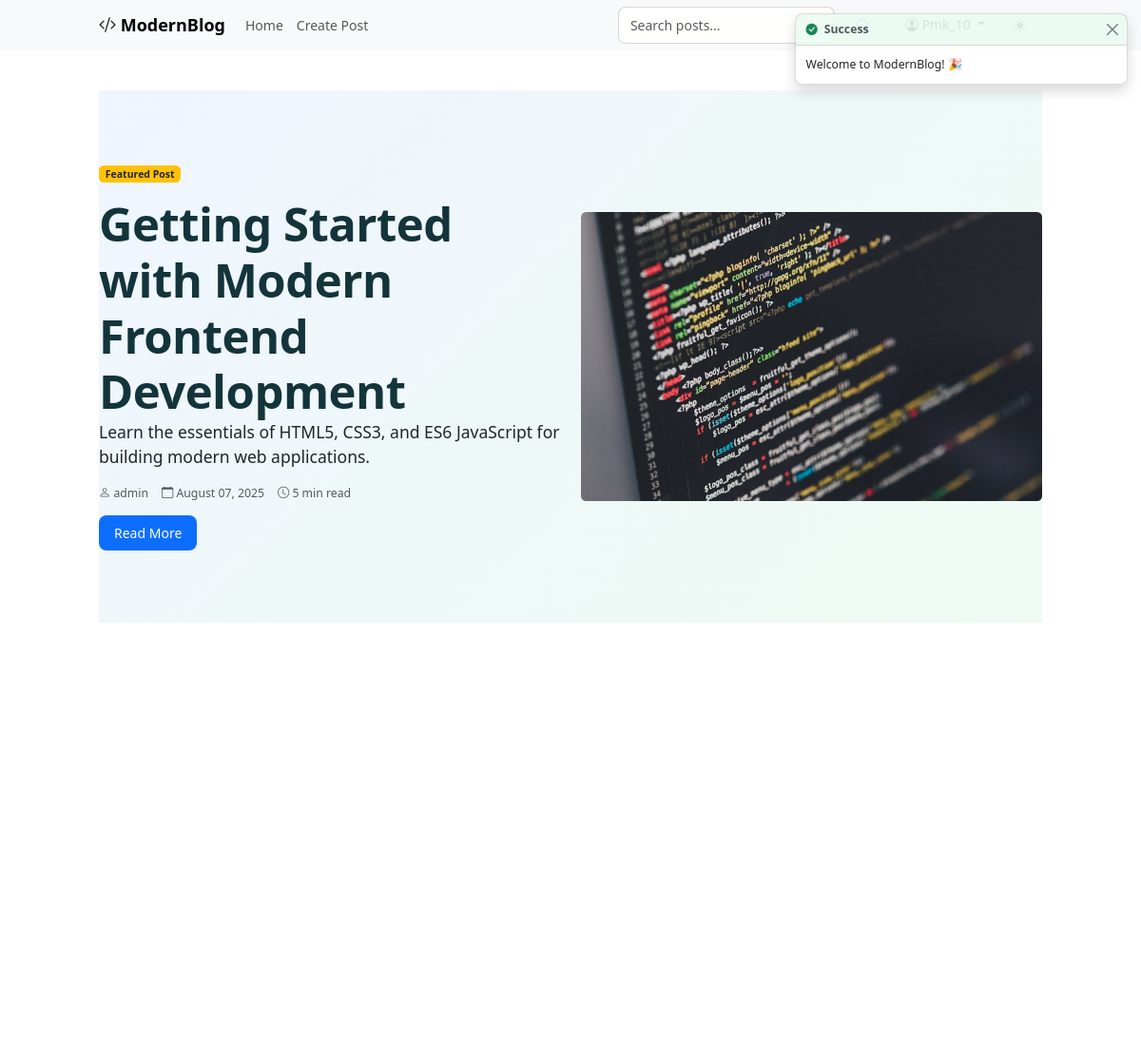
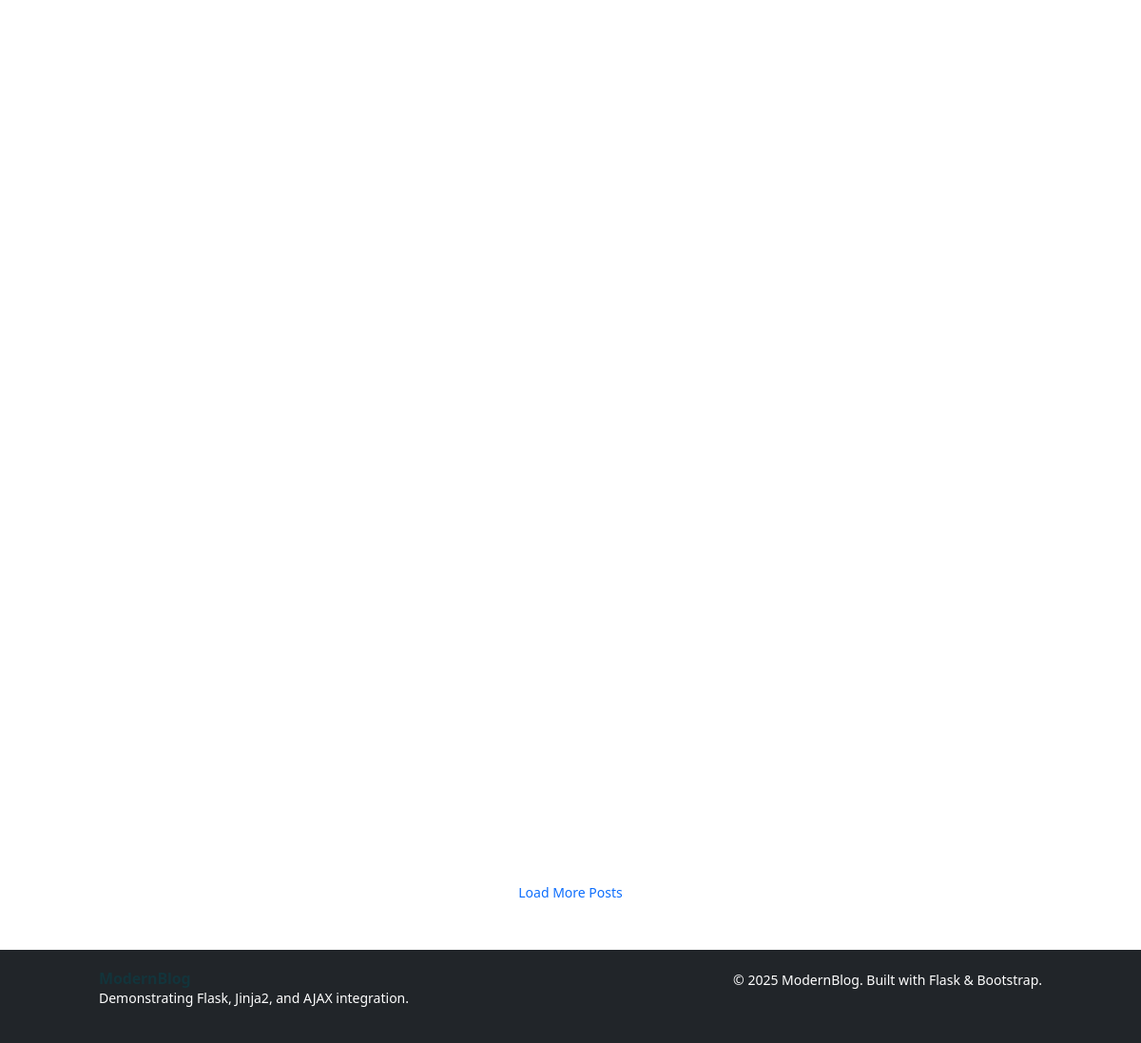
The app's page / (signed in) with its own data (2 pictures, top to bottom).
### models.py (models this page shows, shortened)
class User(UserMixin, db.Model):
    __tablename__ = 'user'
    id = db.Column(db.Integer, primary_key=True)
    username = db.Column(db.String(80), unique=True, nullable=False, index=True)
    email = db.Column(db.String(120), unique=True, nullable=False, index=True)
    password_hash = db.Column(db.String(255), nullable=False)
    first_name = db.Column(db.String(50))
    last_name = db.Column(db.String(50))
    bio = db.Column(db.Text)
    avatar_url = db.Column(db.String(200))
    is_active = db.Column(db.Boolean, default=True, nullable=False)
    is_admin = db.Column(db.Boolean, default=False, nullable=False)
    email_confirmed = db.Column(db.Boolean, default=False, nullable=False)
    date_created = db.Column(db.DateTime, default=datetime.utcnow, nullable=False)
    last_seen = db.Column(db.DateTime, default=datetime.utcnow)
    posts = db.relationship('BlogPost', backref='author', lazy='dynamic', cascade='all, delete-orphan')
    comments = db.relationship('Comment', backref='author', lazy='dynamic', cascade='all, delete-orphan')

class BlogPost(db.Model):
    __tablename__ = 'blog_post'
    id = db.Column(db.Integer, primary_key=True)
    title = db.Column(db.String(200), nullable=False, index=True)
    content = db.Column(db.Text, nullable=False)
    excerpt = db.Column(db.String(500))
    slug = db.Column(db.String(250), unique=True, index=True)
    meta_description = db.Column(db.String(160))
    featured_image = db.Column(db.String(200))
    published = db.Column(db.Boolean, default=True, nullable=False)
    featured = db.Column(db.Boolean, default=False, nullable=False)
    allow_comments = db.Column(db.Boolean, default=True, nullable=False)
    read_time = db.Column(db.String(20), default='5 min read')
    view_count = db.Column(db.Integer, default=0, nullable=False)
    date_created = db.Column(db.DateTime, default=datetime.utcnow, nullable=False, index=True)
    date_modified = db.Column(db.DateTime, default=datetime.utcnow, onupdate=datetime.utcnow)
    date_published = db.Column(db.DateTime)
    author_id = db.Column(db.Integer, db.ForeignKey('user.id'), nullable=False)
    category_id = db.Column(db.Integer, db.ForeignKey('category.id'), nullable=False)
    tags = db.relationship('Tag', secondary=post_tags, lazy='subquery',
                          backref=db.backref('posts', lazy=True))
    comments = db.relationship('Comment', backref='post', lazy='dynamic',
                              cascade='all, delete-orphan')

### app.py (the view)
@app.route('/')
def index():
    from models import BlogPost, Category, Tag
    featured_post = BlogPost.query.filter_by(featured=True).first()
    recent_posts = BlogPost.query.order_by(BlogPost.date_created.desc()).limit(6).all()
    categories = Category.query.all()
    tags = Tag.query.all()
    return render_template('index.html',
                         featured_post=featured_post,
                         recent_posts=recent_posts,
                         categories=categories,
                         tags=tags,
                         title='Home')

### app.py (called while the page is built)
def create_app():
    app = Flask(__name__)
    from config import get_config
    config_class = get_config()
    app.config.from_object(config_class)
    config_class.init_app(app)
    db.init_app(app)
    migrate.init_app(app, db)
    login_manager.init_app(app)
    login_manager.login_view = 'login'
    login_manager.login_message = 'Please log in to access this page.'
    login_manager.login_message_category = 'info'
    from models import User, BlogPost, Category, Tag, Comment
    @login_manager.user_loader
    def load_user(user_id):
        return User.query.get(int(user_id))
    with app.app_context():
        db.create_all()
        create_sample_data_if_needed()
    return app

### templates/index.html (shortened to what this page needs)
{% extends "base.html" %}
{% block content %}
<div class="container my-5">
    {% if featured_post %}
    <div class="hero-section mb-5">
        <div class="row align-items-center">
            <div class="col-lg-6">
                <div class="badge bg-warning text-dark mb-3">Featured Post</div>
                <h1 class="display-4 fw-bold">{{ featured_post.title }}</h1>
                <p class="lead">{{ featured_post.excerpt }}</p>
                <div class="d-flex align-items-center mb-3">
                    <small class="text-muted me-3">
                        <i class="bi bi-person"></i> {{ featured_post.author.username }}
                    </small>
                    <small class="text-muted me-3">
                        <i class="bi bi-calendar"></i> {{ featured_post.date_created.strftime('%B %d, %Y') }}
                    </small>
                    <small class="text-muted">
                        <i class="bi bi-clock"></i> {{ featured_post.read_time }}
                    </small>
                </div>
                <a href="{{ url_for('post_detail', post_id=featured_post.id) }}" class="btn btn-primary btn-lg">
                    Read More
                </a>
            </div>
            <div class="col-lg-6">
                <div class="text-center">
                    <img src="{{ url_for('static', filename='uploads/frontend.jpeg') }}" alt="Featured Post" class="img-fluid rounded">
                </div>
            </div>
        </div>
    </div>
    {% endif %}
    <div class="row mb-4">
        <div class="col-12">
        </div>
    </div>
    <div class="row" id="posts-container">
        {% for post in recent_posts %}
        <div class="col-lg-4 col-md-6 mb-4 post-card"
             data-category="{{ post.category.id }}"
             data-post-id="{{ post.id }}"
             data-tags="{% for tag in post.tags %}{{ tag.name }}{% if not loop.last %},{% endif %}{% endfor %}">
                {% set image_list = ['frontend.jpeg', 'bootstrap.jpeg', 'css-grid.jpeg', 'es6.jpeg', 'accessibility.jpeg'] %}
        </div>
        {% endfor %}
    </div>
    <div class="text-center mt-4">
        <button class="btn btn-outline-primary" id="load-more-btn" data-page="2">
            Load More Posts
        </button>
    </div>
</div>
{% endblock %}

### templates/base.html (shortened to what this page needs)
<!DOCTYPE html>
<html lang="en" data-color-scheme="{{ 'dark' if session.get('theme') == 'dark' else 'light' }}">
<head>
    <link href="https://cdn.jsdelivr.net/npm/bootstrap@5.3.0/dist/css/bootstrap.min.css" rel="stylesheet">
    <link href="https://cdn.jsdelivr.net/npm/bootstrap-icons@1.10.0/font/bootstrap-icons.css" rel="stylesheet">
    <link rel="stylesheet" href="{{ url_for('static', filename='css/style.css') }}">
</head>
<body>
    <nav class="navbar navbar-expand-lg navbar-light bg-light">
        <div class="container">
            <a class="navbar-brand" href="{{ url_for('index') }}">
                <i class="bi bi-code-slash"></i> ModernBlog
            </a>
            <div class="collapse navbar-collapse" id="navbarNav">
                <ul class="navbar-nav me-auto">
                    <li class="nav-item">
                        <a class="nav-link" href="{{ url_for('index') }}">Home</a>
                    </li>
                    {% if current_user.is_authenticated %}
                        <li class="nav-item">
                            <a class="nav-link" href="{{ url_for('create_post') }}">Create Post</a>
                        </li>
                    {% endif %}
                </ul>
                <form class="d-flex me-3" id="search-form">
                    <input class="form-control me-2" type="search" id="search-input" placeholder="Search posts..." aria-label="Search">
                    <button class="btn btn-outline-primary" type="submit">
                        <i class="bi bi-search"></i>
                    </button>
                </form>
                <ul class="navbar-nav">
                    {% if current_user.is_authenticated %}
                        <li class="nav-item dropdown">
                            <a class="nav-link dropdown-toggle" href="#" role="button" data-bs-toggle="dropdown">
                                <i class="bi bi-person-circle"></i> {{ current_user.username }}
                            </a>
                        </li>
                    {% endif %}
                    <li class="nav-item">
                        <button class="btn btn-outline-secondary ms-2" id="themeToggle">
                            <i class="bi bi-sun-fill"></i>
                        </button>
                    </li>
                </ul>
            </div>
        </div>
    </nav>
    <main>
        {% block content %}{% endblock %}
    </main>
    <footer class="bg-dark text-white py-4 mt-5">
        <div class="container">
            <div class="row">
                <div class="col-md-6">
                    <h5>ModernBlog</h5>
                    <p>Demonstrating Flask, Jinja2, and AJAX integration.</p>
                </div>
                <div class="col-md-6 text-end">
                    <p>&copy; 2025 ModernBlog. Built with Flask & Bootstrap.</p>
                </div>
            </div>
        </div>
    </footer>
</body>
</html>

### records on screen
User: username "Pmk_10"
BlogPost: title "Getting Started with Modern Frontend Development", excerpt "Learn the essentials of HTML5, CSS3, and ES6 JavaScript for building modern web applications.", date_created "August 07, 2025", read_time "5 min read"
User: author.username "admin"
